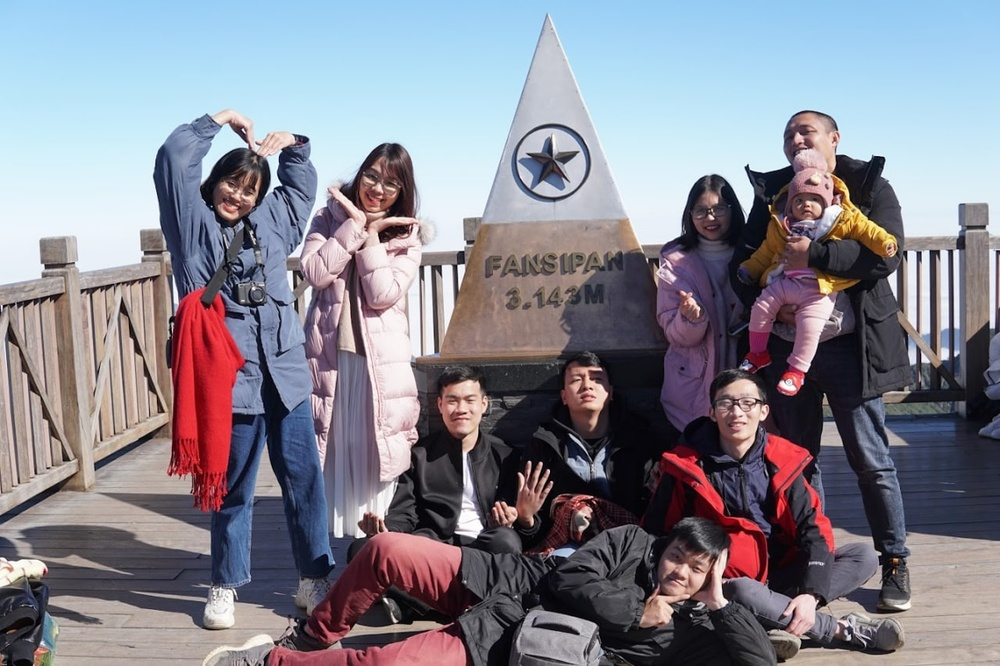
#> input picture AH-team.jpg, 1000 x 666 px, shrunk from 1280 x 853 before the run
$ python align_image_homography.py ../AH-team.jpg ../people.jpg
#> lines starting #> are read from the running program, lines starting #| are printed output that depends on the picture
import cv2
import sys
import os
import numpy as np

sys.path.append(os.path.abspath('.'))
print("sys.path", sys.path)

MAX_FEATURES = 500
GOOD_MATCH_PERCENT = 0.15
img_template = cv2.imread(sys.argv[1])
#> img_template is the input picture: shape (666, 1000, 3); mean B, G, R 142.7, 131.9, 132.9
img_need_aligned = cv2.imread(sys.argv[2])
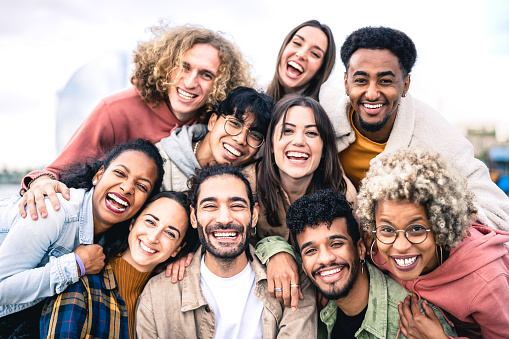
#> input picture people.jpg, 509 x 339 px
#> img_need_aligned is the input picture: shape (339, 509, 3); mean B, G, R 156.2, 161.2, 181.9

im1Gray = cv2.cvtColor(img_need_aligned, cv2.COLOR_BGR2GRAY)
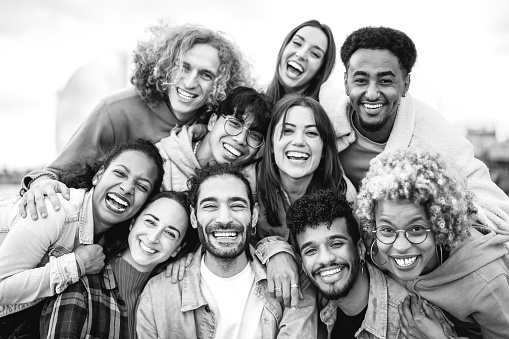
#> im1Gray: shape (339, 509); min 0, max 255, mean 166.8
im2Gray = cv2.cvtColor(img_template, cv2.COLOR_BGR2GRAY)
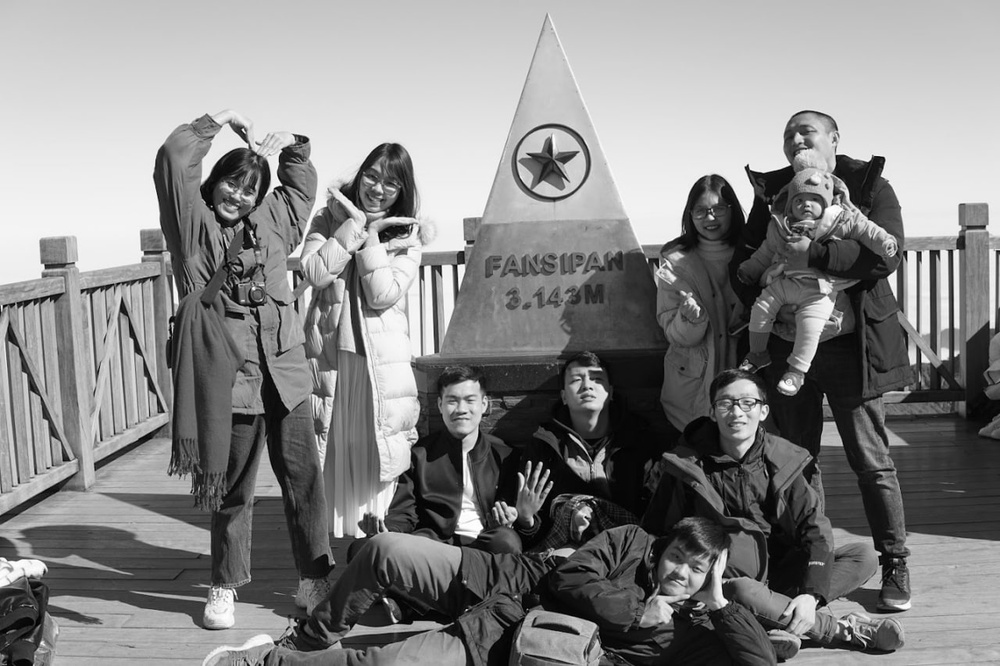
#> im2Gray: shape (666, 1000); min 0, max 255, mean 133.4

orb = cv2.ORB_create(MAX_FEATURES)
keypoints1, descriptors1 = orb.detectAndCompute(im1Gray, None)
#> keypoints1 = 500 keypoints; strongest (x, y, size): (58, 292, 31), (289, 154, 31), (216, 234, 31), (233, 234, 31)
keypoints2, descriptors2 = orb.detectAndCompute(im2Gray, None)
#> keypoints2 = 500 keypoints; strongest (x, y, size): (747, 166, 31), (280, 184, 31), (458, 266, 31), (275, 188, 31)

# Match features.
matcher = cv2.DescriptorMatcher_create(cv2.DESCRIPTOR_MATCHER_BRUTEFORCE_HAMMING)
matches = matcher.match(descriptors1, descriptors2, None)
#> matches = 500 matches

# Sort matches by score
#> (the run stopped early here; a loop or call above may not have finished)
